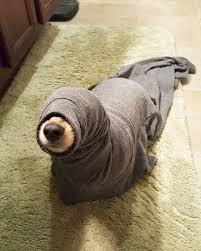
#> input picture Python/Lab6/images.jpg, 201 x 251 px
$ python image_processor_3.py
#> lines starting #> are read from the running program, lines starting #| are printed output that depends on the picture
import cv2
import matplotlib.pyplot as plt

class ShapeAnnotator:
    def __init__(self, path):
#> called with path = 'images.jpg'
        self.image = cv2.imread(path)
#> self.image is the input picture: shape (251, 201, 3); mean B, G, R 114.4, 140.8, 153.5
        if self.image is None:
            raise RuntimeError("Image not found!")

    def draw_shapes(self):
        canvas = self.image.copy()

        cv2.line(canvas, (50, 50), (300, 50), (255, 0, 0), 3)

        cv2.circle(canvas, (100, 220), 50, (0, 255, 0), -1)
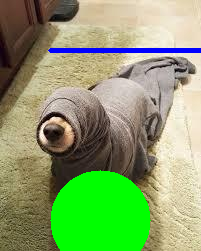
#> canvas: shape (251, 201, 3); mean B, G, R 108.4, 161, 137.2

        canvas_rgb = cv2.cvtColor(canvas, cv2.COLOR_BGR2RGB)
        plt.figure(figsize=(10, 7))
        plt.imshow(canvas_rgb)
        plt.title("Shape Annotation")
        plt.axis('off')
        plt.show()

try:
    annotator = ShapeAnnotator("images.jpg")
    annotator.draw_shapes()
except Exception as e:
    print(e)
